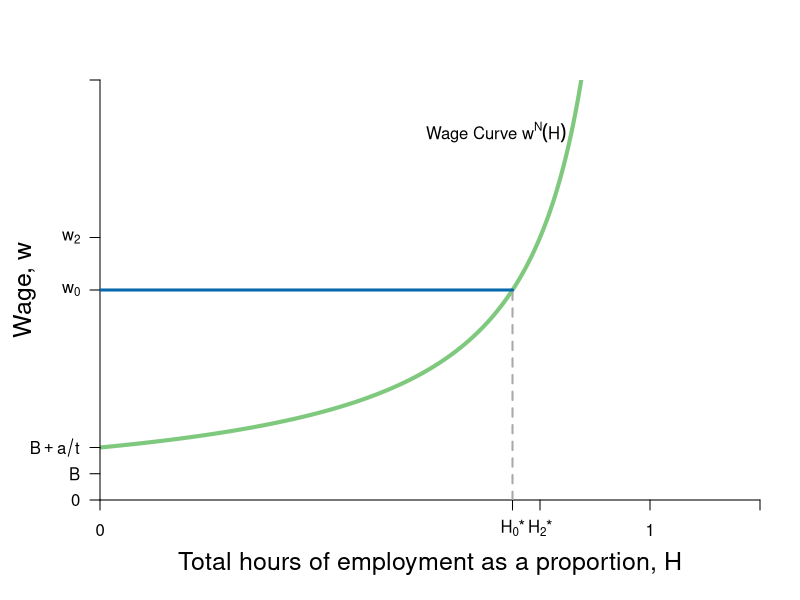

Generate this figure with R: (Note: this script raises an error after producing the figure.)
require(shape)
require(plotrix)
pdf(file = "employment/employment_unions.pdf", width = 9, height = 7)

#Set parameters for graphics
axislabelsize <- 1.5
graphlinewidth <- 3

COL <- c("#7fc97f", "#beaed4", "#fdc086", "#ffff99", "#386cb0", "#f0027f", "#bf5b17", "#666666")
COLA <- c("#99d8c9","#66c2a4","#41ae76", "#238b45", "#005824")
COLB <- c("#4eb3d3", "#2b8cbe", "#0868ac","#084081")

WageFn <- function(H, delta = 5) {
  delta /(1 - H)
}

#COL <- c("#1B9E77", "#D95F02", "#7570B3", "#E7298A", "#66A61E", "#E6AB02", "#A6761D", "#666666")
COL <- c("#7fc97f", "#beaed4", "#fdc086", "#ffff99")
par(mar =  c(5, 5, 4, 2))
xlims <- c(0, 1.2)
ylims <- c(0, 40)


plot(0, 0, xlim = xlims, ylim = ylims, type = "n",
     xlab = expression(paste("Total hours of employment as a proportion, ", H)),
     ylab = expression(paste("Wage, ", w)),
     xaxt = "n", 
     yaxt = "n",
     cex.lab = axislabelsize, 
     bty = "n", 
     xaxs="i", 
     yaxs="i")

npts <- 500 
npts2 <- 501
#Specify the sequences of points for graphing. 
xx1 <- seq(xlims[1], 0.9, length.out = npts)
xx2 <- seq(xlims[1], xlims[2], length.out = npts)
xx3 <- seq(xlims[1], xlims[2], length.out = npts2)
xx4 <- seq(xlims[1], 25, length.out = npts2)

#Draw the lines for the graphs
lines(xx1, WageFn(xx1), col = COL[1], lwd = 4)
#lines(xx2, solowCondition(xx2, delta = 5), col = COL[3], lwd = 4)
#lines(xx2, solowInfeas(xx2, delta = 5), col = COL[1], lwd = 4, lty = 2)

#Customize ticks and labels for the plot
ticksy <- c(0, 2.5, 5, 20, 25,  40)
ylabels <- c(0, expression(paste(B)), expression(paste(B+a/t)), expression(paste(w[0])), expression(paste(w[2])), NA)
ticksx <- c(0, 0.75, 0.8, 1, xlims[2])
xlabels <- c(0, expression(paste(H[0],"*")), expression(paste(H[2],"*")), 1.0, NA)
axis(1, at = ticksx, pos = 0, labels = xlabels)
axis(2, at = ticksy, pos = 0, labels = ylabels, las = 1)

#Annotation of the  graphs
text(0.72, 35, expression(paste("Wage Curve ", w^N*(H))))

#segments(1, 0, 1, 42, lty = 2, lwd = 3, col = "darkgray")
segments(0.75, 0, 0.75, 20, lty = 2, lwd = 2, col = "darkgray")

#Arrows(0.85, 15, 0.85, 24, col = "black", lty = 1, lwd = 2, arr.type = "triangle")
#Arrows(0.85, 15, 0.85, 6, col = "black", lty = 1, lwd = 2, arr.type = "triangle")
#text(0.98, 14.5, expression(paste("Employment rent")))
#text(0.98, 12.5, expression(paste("increases with union")))

#Original Zero profit condition 
segments(0, 20, 0.75, 20, lty = 1, lwd = graphlinewidth, col = COLB[3])
segments(0.75, 20, 1.2, 20, lty = 2, lwd = segmentlinewidth, col = COLB[3])

points(0.75, 20, pch = 16, col = "black", cex = 1.5)
text(0.74, 21, expression(paste(n[0])))


#Union Zero profit condition 
segments(0, 25, 0.8, 25, lty = 1, lwd = graphlinewidth, col = COLB[3])
segments(0.8, 25, 1.2, 25, lty = 2, lwd = segmentlinewidth, col = COLB[3])


Arrows(0.2, 20.5, 0.2, 23.5, col = "black", lty = 1, lwd = 2, arr.type = "triangle")
text(0.36, 22.5, expression(paste("Union raises productivity")))

segments(0.8, 0, 0.8, 25, lty = 2, lwd = 2, col = "darkgray")
points(0.8, 25, pch = 16, col = "black", cex = 1.5)
text(0.79, 26, expression(paste(n[2])))
text(1.02, 26, expression(paste(zpc[2], ", ", w == w[2])))


#Unemployment benefits & a
#segments(0, 5, 1.2, 5, lty = 2, lwd = 2, col = "darkgray")
segments(0, 2.5, 1.2, 2.5, lty = 2, lwd = 2, col = "darkgray")

#Zero profit condition
text(1.02, 21, expression(paste(zpc[0], ", ", w == w[0])))
#text(0.97, 6, expression(paste(B + a)))
#text(0.97, 3.5, expression(paste(B, " (unemployment benefits)")))
#text(1.08, 36, expression(paste("level of")))
#text(1.08, 34, expression(paste("employment, ", bar(H))))


dev.off()
